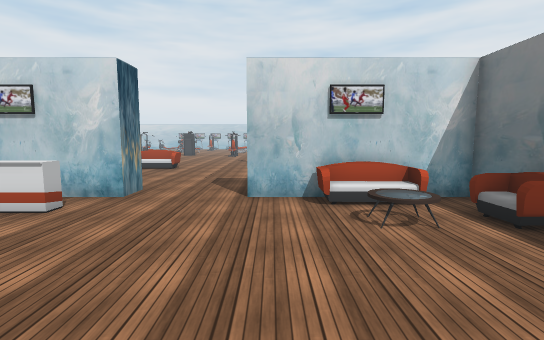
view 1 (above)

22 first-person views from a walk through a scene from a Unity 3-D project. The camera is 1.5 m above the floor, tilts 6° down and sees 85° across. The floor is counted in squares, 1 m on a side. Each view is taken from the middle of a square. On the plan, view 1 faces up. The plan holds only what a view shows up to about 15 squares ahead; the rest is blank. The place goes on beyond the plan. The player character is not drawn. Some surface patterns are stand-ins.

view 2
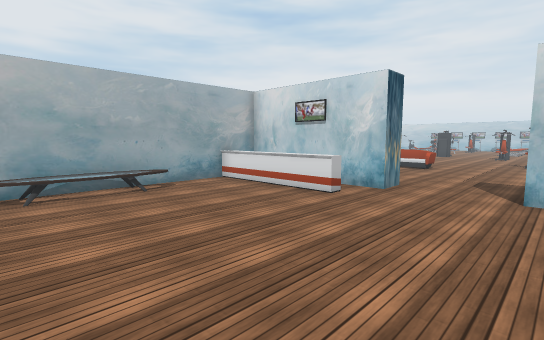

view 3
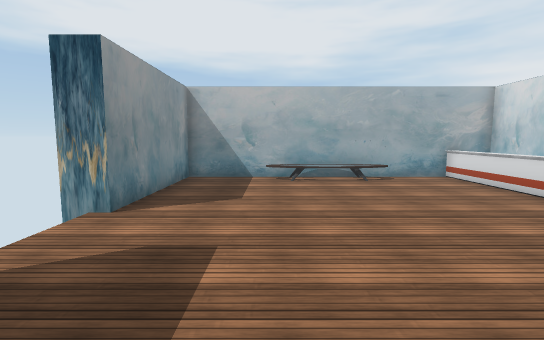

view 4
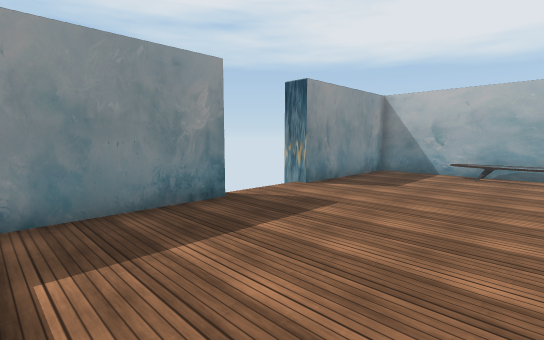

view 5
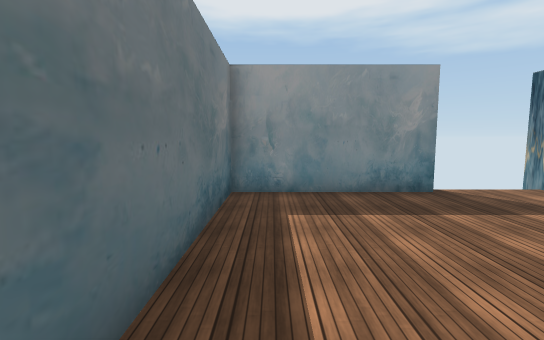

view 6
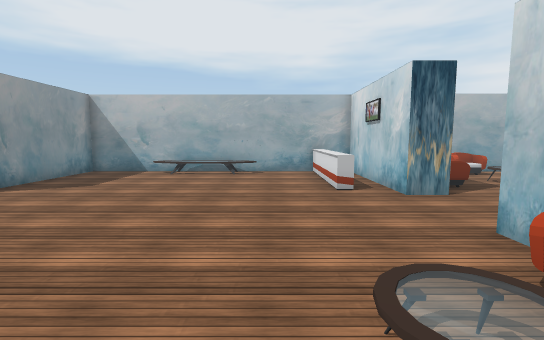

view 7
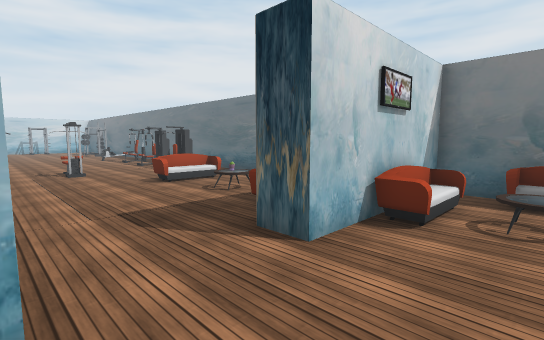

view 8
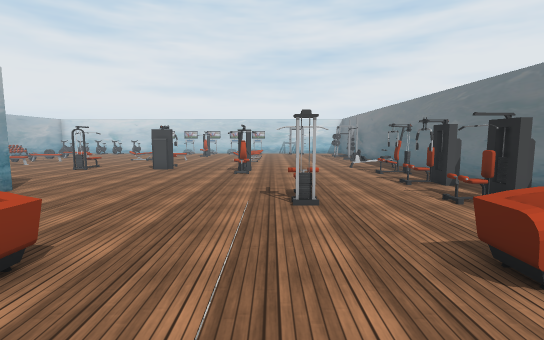

view 9
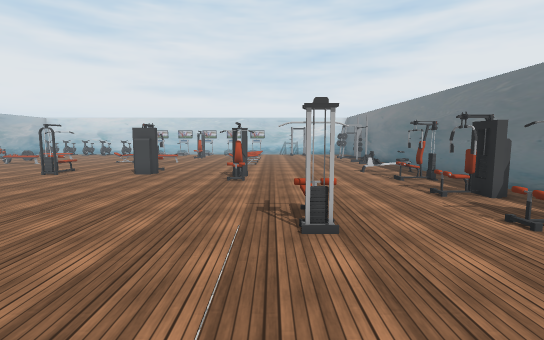

view 10
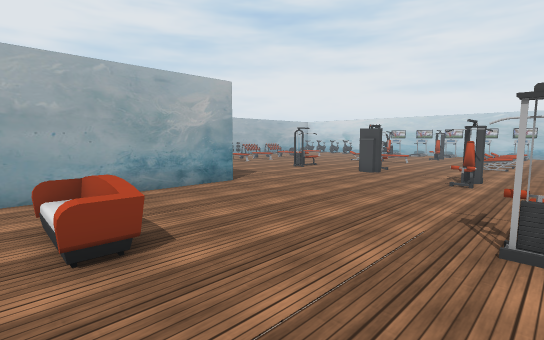

view 11
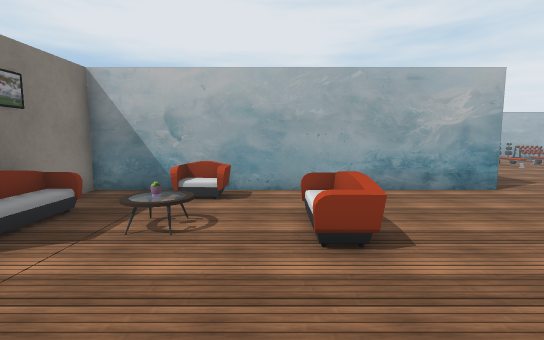

view 12
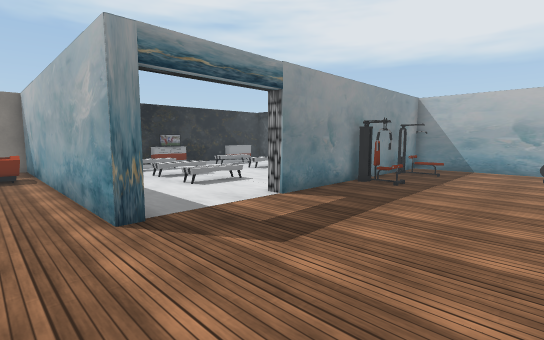

view 13
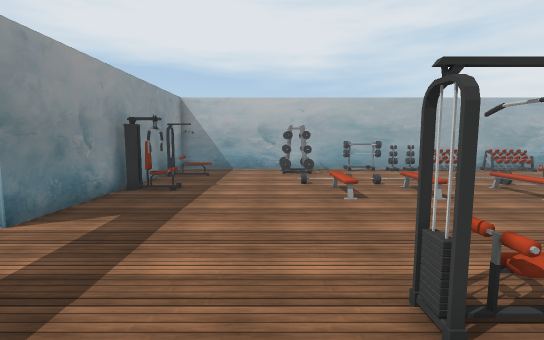

view 14
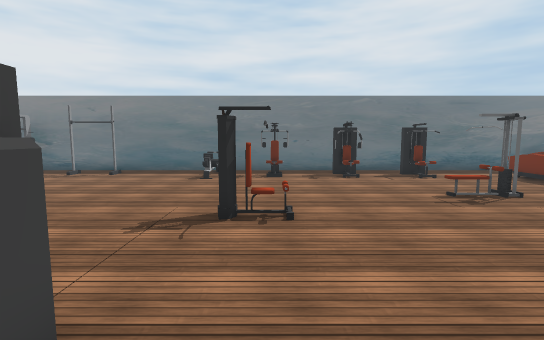

view 15
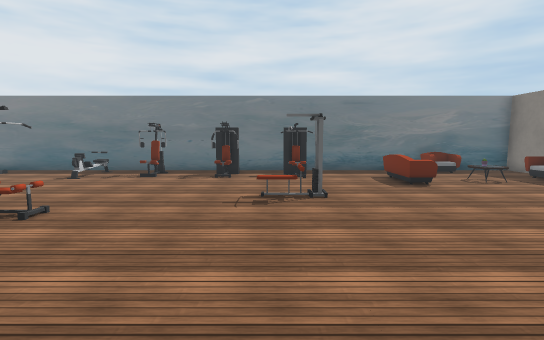

view 16
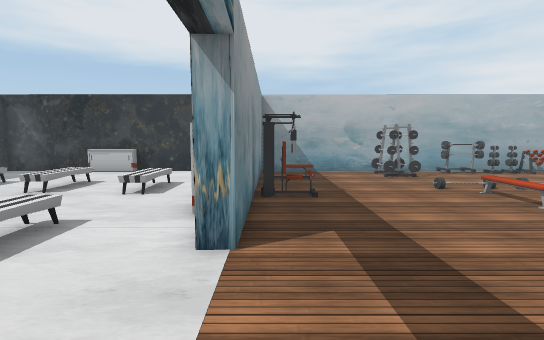

view 17
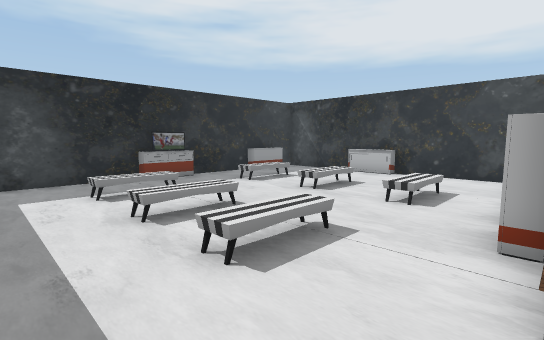

view 18
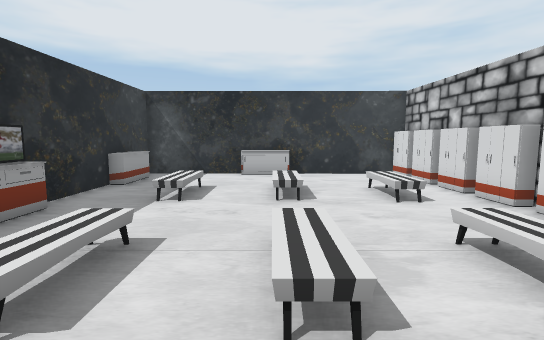

view 19
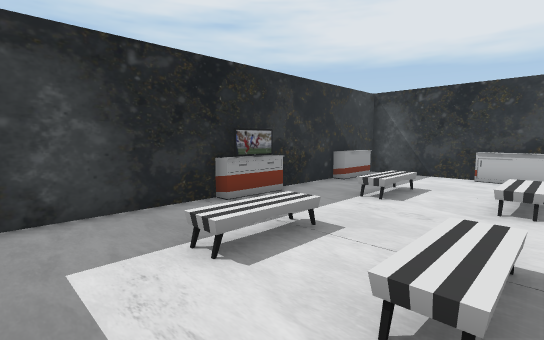

view 20
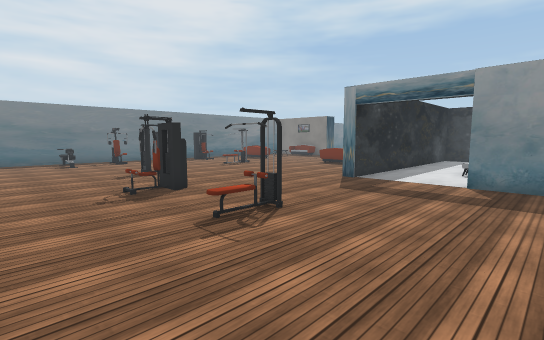

view 21
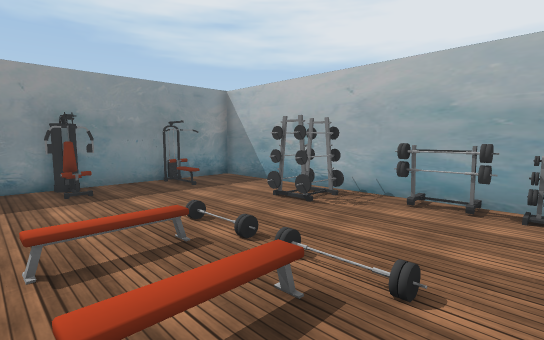

view 22
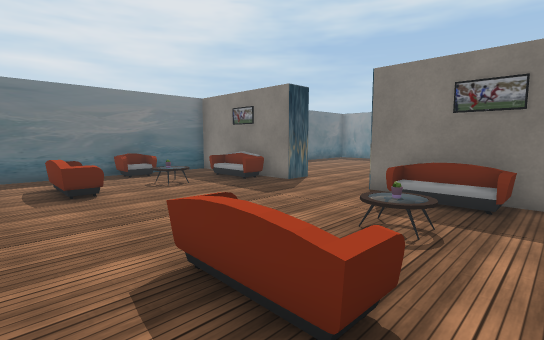

### Floor plan
Key: @ floor where view 1 was taken; # wall or solid block; . main floor; : floor 0.5 m higher than the main floor; / step, stairs or slope; v drop or lower ground; S sofa; M machine; B bench; C closet; E desk; T TV; O other object.
Columns run from 24 left of view 1 to 5 right of it. Each row starts with its distance up from view 1.
 31 #O...................B.......#
 30 #O...........................#
 29 #O....OO.....................#
 28 #O........................MM.#
 27 #OO...OO....MM..MM.........M.#
 26 #OOO.........M.......M.......#
 25 #....................M.....MM#
 24 #............................#
 23 #............................#
 22 #..O..MM...................MM#
 21 #..M..M......................#
 20 ######CCC##...#..............#
 19 #CCCCCC.......#........M..MMM#
 18 #.............#..............#
 17 #...///../:/..#..............#
 16 #.............#..............#
 15 #.............#..SSS.....SSS.#
 14 EE.......OO...#..............#
 13 #E............#SS...........O#
 12 #........///..#SS.O.......O.OS
 11 #.............#..............#
 10 #.............#....O....S....#
  9 ##EE###ETE###########...######
  8               #######...######
  7               #..........SOOv#
  6               #OOOOO........S#
  5               #...........O.S#
  4               #..............#
  3               #/.............#
  2               #:.............#
  1               #:.............#
  0               #:........@....#
 -1               #/.............#
 -2               #..............#
 -3               #..............#
 -4               #######...######
 -5                     #

Positions as (right, up) in squares from view 1, and headings:
1: (0, 0), facing up
2: (0, -1), facing up-left
3: (2, -1), facing left
4: (4, 2), facing down-left
5: (4, 4), facing down
6: (4, 4), facing left
7: (-4, 5), facing up-right
8: (-2, 12), facing up
9: (-2, 14), facing up
10: (-1, 14), facing up-left
11: (-1, 14), facing left
12: (-8, 26), facing down-left
13: (-9, 25), facing left
14: (-9, 25), facing right
15: (-9, 20), facing right
16: (-10, 21), facing left
17: (-11, 20), facing down-left
18: (-11, 14), facing left
19: (-11, 15), facing down-left
20: (-16, 31), facing down-right
21: (-16, 31), facing down-left
22: (-8, 17), facing down-right
